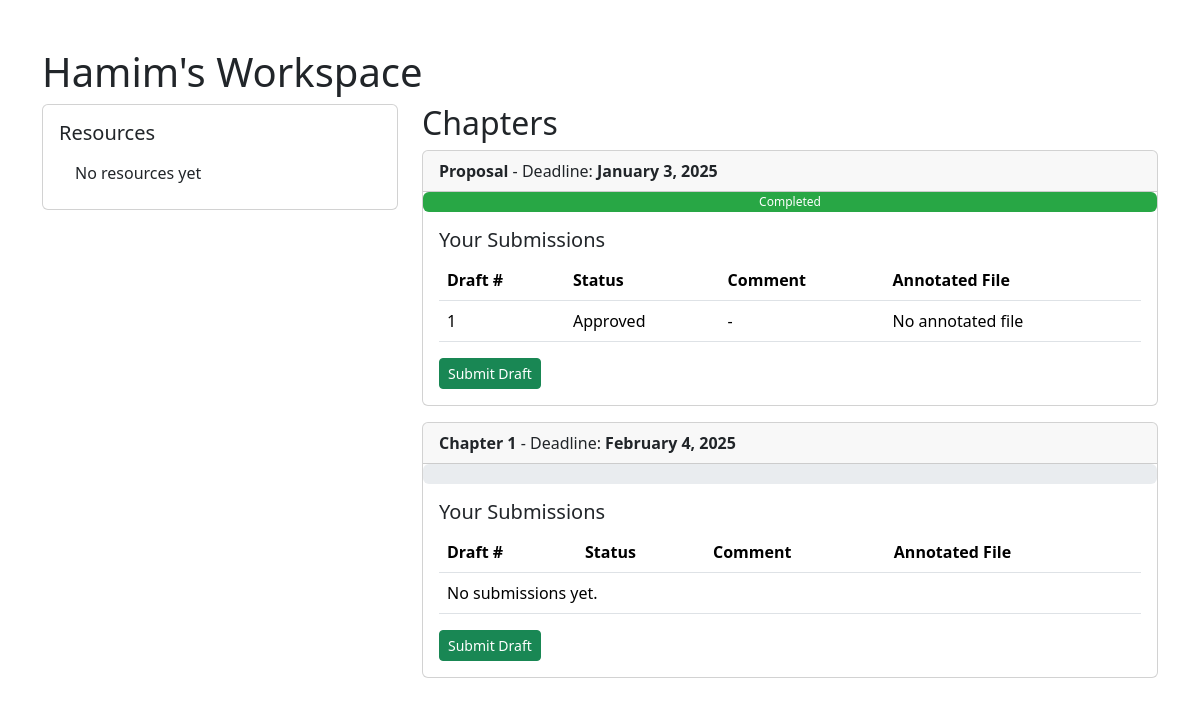
Page /workspace/student/2/ (signed in) on the earlier database version.
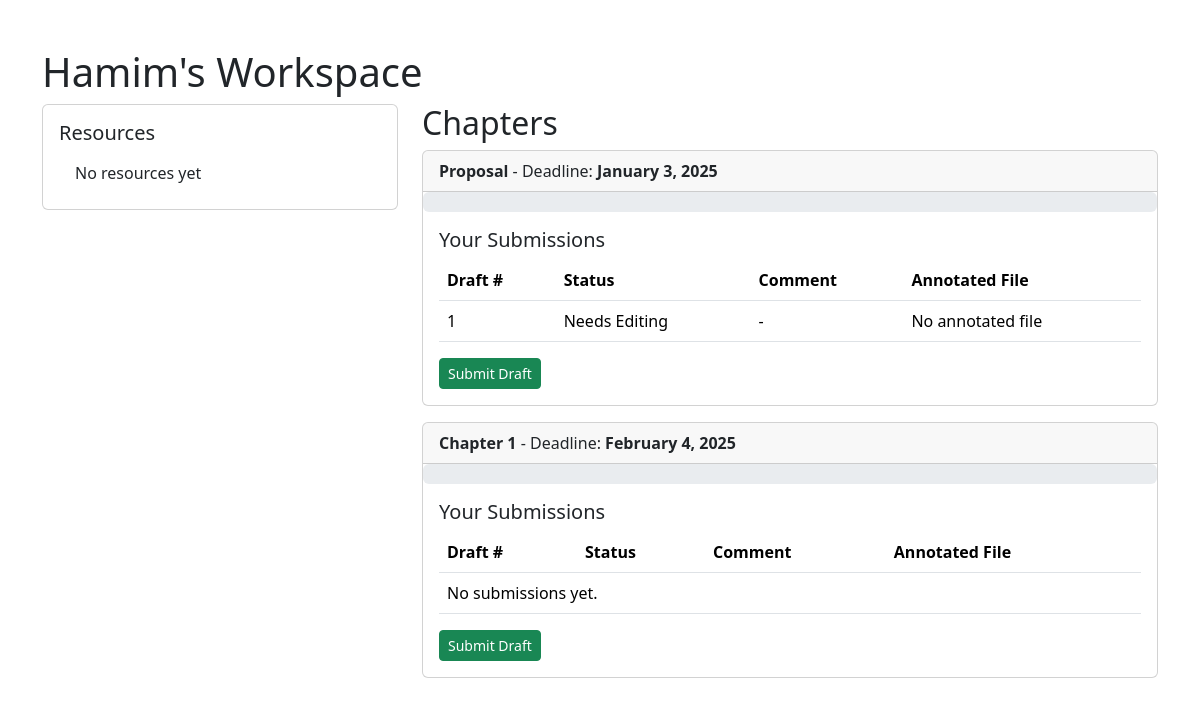
Same page on the later database version.
### workspace/models.py (models this page shows, shortened)
class Chapter(models.Model):
    workspace = models.ForeignKey(Workspace, on_delete=models.CASCADE, related_name='chapters')
    date_added = models.DateTimeField(default=timezone.now)
    chapter_name = models.CharField(max_length=200)
    deadline = models.DateTimeField()

class Submission(models.Model):
    STATUS_CHOICES = [
        ('pending', 'Pending'),
        ('approved', 'Approved'),
        ('needs_editing', 'Needs Editing'),
    ]
    chapter = models.ForeignKey(Chapter, on_delete=models.CASCADE, related_name='submissions')
    student = models.ForeignKey(settings.AUTH_USER_MODEL, on_delete=models.CASCADE)
    draft_number = models.PositiveIntegerField()
    file = models.FileField(upload_to='workspace_submissions/')
    submission_date = models.DateTimeField(default=timezone.now)
    status = models.CharField(max_length=20, choices=STATUS_CHOICES, default='pending')
    annotated_file = models.FileField(upload_to='workspace_annotations/', null=True, blank=True)
    comment = models.TextField(blank=True)

### workspace/views.py (the view, shortened to what this page needs)
# urls.py: path('student/<int:student_id>/', workspace_view, name='workspace_view'),
@login_required
def workspace_view(request, student_id):
    try:
       workspace = Workspace.objects.get(student__id=student_id)
    except Workspace.DoesNotExist:
        raise Http404("Workspace does not exist.")
    is_mentor = workspace.mentor == request.user or request.user.is_superuser
    resource_form = ResourceForm()
    chapter_form = ChapterForm()
    resources = workspace.resources.all()
    chapters = workspace.chapters.all()
    chapter_submissions = {}
    for chapter in chapters:
        chapter_submissions[chapter.id] = chapter.submissions.filter(student=request.user)
    chapter_progress = {}
    for chapter in chapters:
         approved_submissions = chapter.submissions.filter(student=workspace.student, status='approved')
         submissions = chapter.submissions.filter(student=workspace.student)
         progress_percentage = 0
         if submissions.count() > 0 :
            progress_percentage = (approved_submissions.count() / submissions.count()) * 100
         chapter_progress[chapter.id] = {
              'progress_percentage': progress_percentage,
              'is_completed': approved_submissions.exists(),
          }
    context = {
        'workspace': workspace,
        'resources': resources,
        'chapters': chapters,
        'chapter_progress': chapter_progress,
        'chapter_submissions': chapter_submissions,
        'resource_form':resource_form,
        'chapter_form':chapter_form,
        'is_mentor': is_mentor,
    }
    return render(request, 'workspace/workspace_page.html', context)

### workspace/templatetags/custom_filters.py (called while the page is built)
@register.filter
def getkey(dictionary, key):
    try:
        return dictionary.get(key, None)
    except AttributeError:
        return None

### workspace/templates/workspace/workspace_page.html (shortened to what the changed rows need)
<!DOCTYPE html>
<html lang="en">
<head>
    <link href="https://cdn.jsdelivr.net/npm/bootstrap@5.3.2/dist/css/bootstrap.min.css" rel="stylesheet">
</head>
<body>
    {% load custom_filters %}
    <div class="container mt-5">
        <h1>{{ workspace.student.first_name }}'s Workspace</h1>
        <div class="row">
            <div class="col-md-8">
                <h2>Chapters</h2>
                {% for chapter in chapters %}
                    <div class="card mb-3">
                        <div class="card-header">
                            <div class="d-flex justify-content-between align-items-center">
                                <div>
                                    <span class="fw-bold">{{ chapter.chapter_name }}</span>
                                     - Deadline: <span class="fw-bold">{{ chapter.deadline|date:"F j, Y" }}</span>
                                </div>
                            </div>
                        </div>
                        <div class="progress" style="height: 20px;">
                            <div class="progress-bar {% if chapter_progress|getkey:chapter.id|getkey:'is_completed' %} progress-bar-green {% else %} bg-secondary {% endif %}"
                                 role="progressbar"
                                 style="width: {{ chapter_progress|getkey:chapter.id|getkey:'progress_percentage' }}%;"
                                 aria-valuenow="{{ chapter_progress|getkey:chapter.id|getkey:'progress_percentage' }}"
                                 aria-valuemin="0"
                                 aria-valuemax="100">
                                {% if chapter_progress|getkey:chapter.id|getkey:'is_completed' %} Completed {% else %} In-Progress {% endif %}
                            </div>
                        </div>
                        <div class="card-body">
                            {% if is_mentor %}
                                <h5 class="card-title">Submissions</h5>
                                <table class="table table-submission">
                                    <thead>
                                        <tr>
                                            <th>Draft #</th>
                                            <th>Submitted On</th>
                                            <th>File</th>
                                            <th>Review</th>
                                        </tr>
                                    </thead>
                                    <tbody>
                                        {% for submission in chapter.submissions.all %}
                                        <tr>
                                            <td>{{ submission.draft_number }}</td>
                                            <td>{{ submission.submission_date|date:"F j, Y" }}</td>
                                            <td><a href="{{ submission.file.url }}" target="_blank" class="btn btn-sm btn-outline-primary">Download</a></td>
                                            <td><a href="{% url 'review_submission' submission_id=submission.id %}" class="btn btn-sm btn-info">Review</a></td>
                                        </tr>
                                        {% empty %}
                                        <tr>
                                            <td colspan="4">No submissions yet.</td>
                                        </tr>
                                        {% endfor %}
                                    </tbody>
                                </table>
                            {% else %}
                                <h5 class="card-title">Your Submissions</h5>
                                <table class="table table-submission">
                                    <thead>
                                        <tr>
                                            <th>Draft #</th>
                                            <th>Status</th>
                                            <th>Comment</th>
                                            <th>Annotated File</th>
                                        </tr>
                                    </thead>
                                    <tbody>
                                        {% for submission in chapter_submissions|getkey:chapter.id %}
                                            <tr>
                                                <td>{{ submission.draft_number }}</td>
                                                <td>{{ submission.get_status_display }}</td>
                                                <td>{{ submission.comment|default:"-" }}</td>
                                                <td>
                                                    {% if submission.annotated_file %}
                                                        <a href="{{ submission.annotated_file.url }}" target="_blank">Download</a>
                                                    {% else %}
                                                        No annotated file
                                                    {% endif %}
                                                </td>
                                            </tr>
                                        {% empty %}
                                            <tr>
                                                <td colspan="4">No submissions yet.</td>
                                            </tr>
                                        {% endfor %}
                                    </tbody>
                                </table>
                                <a href="{% url 'submit_chapter' chapter_id=chapter.id %}" class="btn btn-sm btn-success">Submit Draft</a>
                            {% endif %}
                        </div>
                    </div>
                {% empty %}
                    <p>No chapters yet.</p>
                {% endfor %}
            </div>
        </div>
    </div>
</body>
</html>

Differences in the rows shown:
shown differently, row unchanged: Chapter "Proposal": no longer shows "Completed"
changed Submission: status "Approved" → "Needs Editing"
